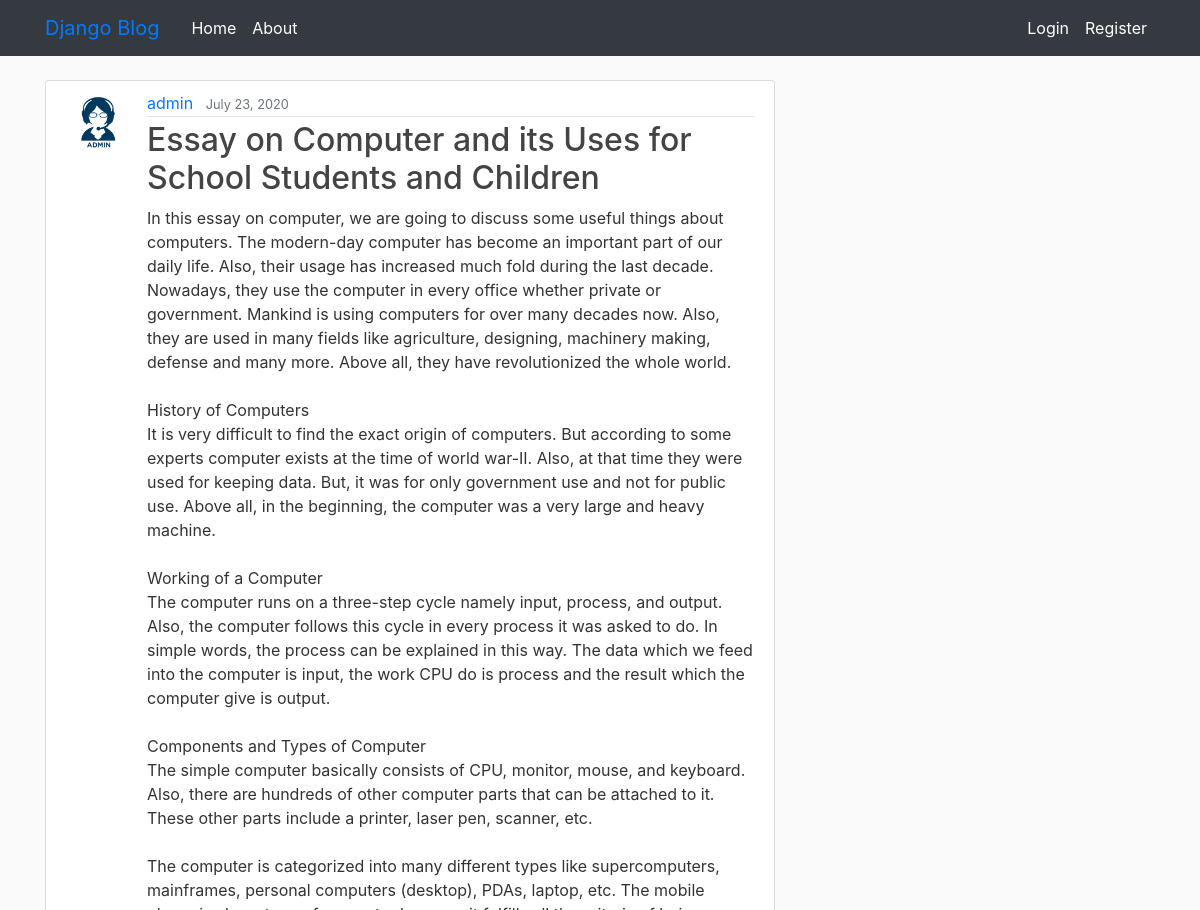
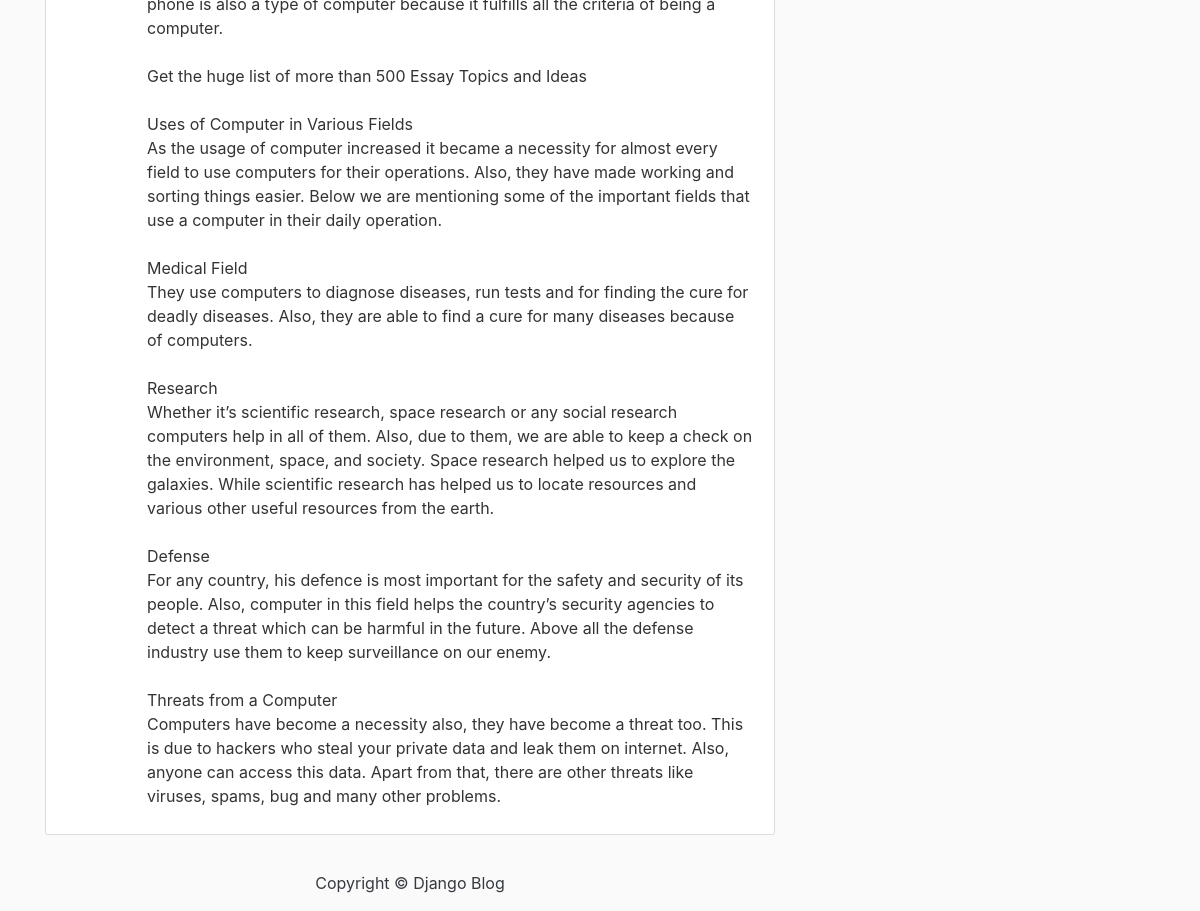
Page /blog/post/1/ on the committed database (2 pictures, top to bottom).
### blog/models.py (models this page shows, shortened)
class Post(models.Model):
    title = models.CharField(max_length=100)
    content = models.TextField()
    date_posted = models.DateTimeField(default=timezone.now)
    author = models.ForeignKey(User, on_delete=models.CASCADE)

### users/models.py (models this page shows, shortened)
class Profile(models.Model):
    user = models.OneToOneField(User, on_delete=models.CASCADE)
    image = models.ImageField(default='default.jpg',upload_to='profile_pics')

### blog/views.py (the view)
# urls.py: path('post/<int:pk>/',PostDetailView.as_view(),name='post-detail'),
class PostDetailView(DetailView):
    model = Post

### blog/templates/blog/post_detail.html (shortened to what this page needs)
{% extends "blog/base.html" %}
{% block content %}
        <article class="media content-section">
            <img class="rounded-circle article-img" src="{{ object.author.profile.image.url }}">
          <div class="media-body">
            <div class="article-metadata">
              <a class="mr-2" href="{% url 'user-post' object.author.username %}">{{ object.author }}</a>
              <small class="text-muted">{{ object.date_posted | date:"F d, Y" }}</small>
            </div>
            <h2 class="article-title">{{ object.title }}</h2>
            <p class="article-content">{{ object.content }}</p>
          </div>
        </article>
{% endblock content %}

### blog/static/blog/main.css (style rules this page uses)
body { background: #fafafa; color: #333333; margin-top: 5rem; }
h1, h2, h3, h4, h5, h6 { color: #444444; }
.content-section { background: #ffffff; padding: 10px 20px; border: 1px solid #dddddd; border-radius: 3px; margin-bottom: 20px; }
.article-title { color: #444444; }
.article-content { white-space: pre-line; }
.article-img { height: 65px; width: 65px; margin-right: 16px; }
.article-metadata { padding-bottom: 1px; margin-bottom: 4px; border-bottom: 1px solid #e3e3e3 }

### rows in the picture
Post: author.profile.image (placeholder picture), author "admin", date_posted "July 23, 2020", title "Essay on Computer and its Uses for School Students and Children", content "In this essay on computer, we are going to discuss some useful things about computers. The modern-day computer has become an important part of our daily life. Also, their usage has increased much fold during the last decade. Nowadays, they use the computer in every office whether private or government. Mankind is using computers for over many decades now. Also, they are used in many fields like agriculture, designing, machinery making, defense and many more. Above all, they have revolutionized the whole world. History of Computers It is very difficult to find the exact origin of computers. But according to some experts computer exists at the time of world war-II. Also, at that time they…"
